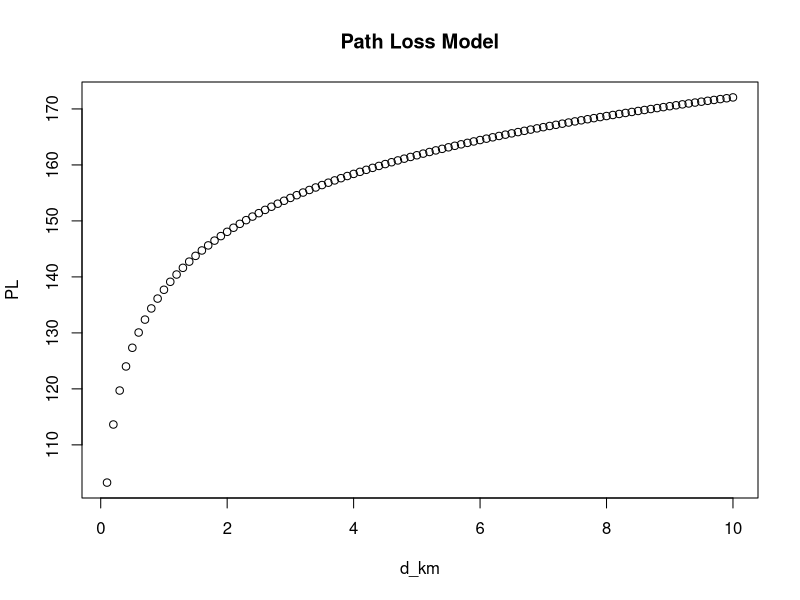

Here is the R script that generated this plot:
# Communication model

# Code Parameters

# R_ki is the maximum upload data rate between a device k and access point i

# Simulation Parameters

dev_power <- 100 ^ -3  # IoT device transmit power (mW)
W <- 10 ^ 5 # Wireless Channel Bandwidth (MHz)
noise_power <- (-174 + 10 * log10(W)) # Noise Power (dB) (Symbol used sigma square in paper)

# Known/Calculated Parameters

sigma <- 8 # Standard Deviation
mean <- 0 # Mean
d_km <- seq(0.1, 10, by = 0.1) # Sequence of distance in Km

# Path Loss Model
path_loss <- function(d_km, N) {
  result <- 140.7 + 36.7 * log10(d_km) + N
  return(result)
}

# Maximum Upload Data Rate using Shannon Equation
upload_data_rate_device_ap <- function(W, dev_power, noise_power,
                              d_km, mean, sigma) {
  # Normal Distribution
  N <- dlnorm(d_km, mean, sigma, TRUE)
  PL <- path_loss(d_km, N)
  result <- W * log2(1 + (dev_power - PL) / noise_power)
  return(result)
}

N <- dlnorm(d_km, mean, sigma, TRUE)
PL <- path_loss(d_km, N)
R_ki <- upload_data_rate_device_ap(W, dev_power, noise_power, d_km, mean, sigma)

# Plot Data
plot(d_km, PL, main = "Path Loss Model")